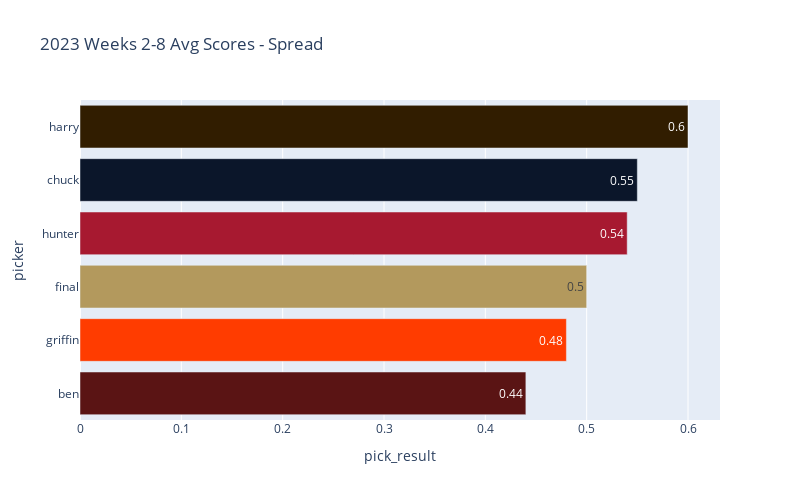
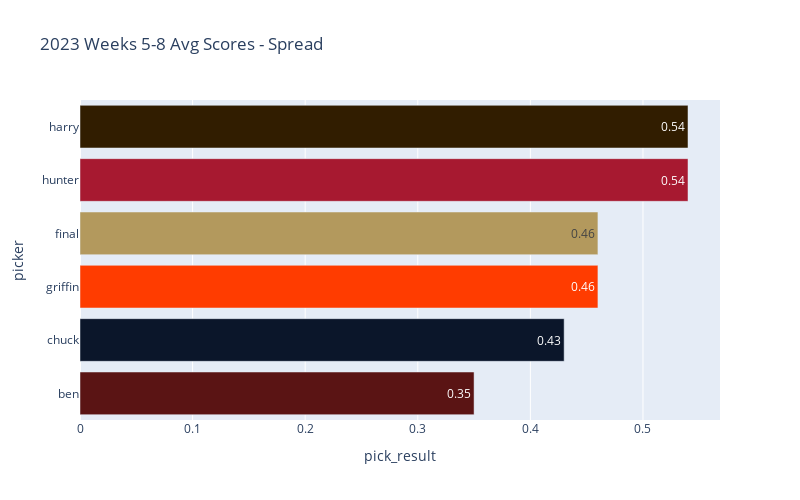

Source (notebook cell) for these figures, in order:
### Code cell
homers.plot_scores(season_df, 'spread_pick', agg_sum=False)
latest_week = max(season_df[season_df['season'] == max(season_df['season'])]['week'])
last_4_week_criteria = season_df['week'] > latest_week - 4
homers.plot_scores(season_df[last_4_week_criteria], 'spread_pick', agg_sum=False)

### Figure 1 — Plotly figure (JSON) as saved in the notebook; plotly's stock layout.template omitted (floating-point values rounded to 4 significant figures)
{"data": [{"alignmentgroup": "True", "hovertemplate": "picker=%{y}<br>pick_result=%{x}<extra></extra>", "legendgroup": "harry", "marker": {"color": "#311D00", "pattern": {"shape": ""}}, "name": "harry", "offsetgroup": "harry", "orientation": "h", "showlegend": false, "textposition": "auto", "texttemplate": "%{x}", "type": "bar", "x": [0.6], "xaxis": "x", "y": ["harry"], "yaxis": "y"}, {"alignmentgroup": "True", "hovertemplate": "picker=%{y}<br>pick_result=%{x}<extra></extra>", "legendgroup": "chuck", "marker": {"color": "#0B162A", "pattern": {"shape": ""}}, "name": "chuck", "offsetgroup": "chuck", "orientation": "h", "showlegend": false, "textposition": "auto", "texttemplate": "%{x}", "type": "bar", "x": [0.55], "xaxis": "x", "y": ["chuck"], "yaxis": "y"}, {"alignmentgroup": "True", "hovertemplate": "picker=%{y}<br>pick_result=%{x}<extra></extra>", "legendgroup": "hunter", "marker": {"color": "#A71930", "pattern": {"shape": ""}}, "name": "hunter", "offsetgroup": "hunter", "orientation": "h", "showlegend": false, "textposition": "auto", "texttemplate": "%{x}", "type": "bar", "x": [0.54], "xaxis": "x", "y": ["hunter"], "yaxis": "y"}, {"alignmentgroup": "True", "hovertemplate": "picker=%{y}<br>pick_result=%{x}<extra></extra>", "legendgroup": "final", "marker": {"color": "#B3995D", "pattern": {"shape": ""}}, "name": "final", "offsetgroup": "final", "orientation": "h", "showlegend": false, "textposition": "auto", "texttemplate": "%{x}", "type": "bar", "x": [0.5], "xaxis": "x", "y": ["final"], "yaxis": "y"}, {"alignmentgroup": "True", "hovertemplate": "picker=%{y}<br>pick_result=%{x}<extra></extra>", "legendgroup": "griffin", "marker": {"color": "#FF3C00", "pattern": {"shape": ""}}, "name": "griffin", "offsetgroup": "griffin", "orientation": "h", "showlegend": false, "textposition": "auto", "texttemplate": "%{x}", "type": "bar", "x": [0.48], "xaxis": "x", "y": ["griffin"], "yaxis": "y"}, {"alignmentgroup": "True", "hovertemplate": "picker=%{y}<br>pick_result=%{x}<extra></extra>", "legendgroup": "ben", "marker": {"color": "#5A1414", "pattern": {"shape": ""}}, "name": "ben", "offsetgroup": "ben", "orientation": "h", "showlegend": false, "textposition": "auto", "texttemplate": "%{x}", "type": "bar", "x": [0.44], "xaxis": "x", "y": ["ben"], "yaxis": "y"}], "layout": {"barmode": "relative", "height": 500, "legend": {"title": {"text": "picker"}, "tracegroupgap": 0}, "title": {"text": "2023 Weeks 2-8 Avg Scores - Spread"}, "width": 800, "xaxis": {"anchor": "y", "domain": [0, 1], "title": {"text": "pick_result"}}, "yaxis": {"anchor": "x", "categoryarray": ["ben", "griffin", "final", "hunter", "chuck", "harry"], "categoryorder": "array", "domain": [0, 1], "title": {"text": "picker"}}}}

### Figure 2 — Plotly figure (JSON) as saved in the notebook; plotly's stock layout.template omitted (floating-point values rounded to 4 significant figures)
{"data": [{"alignmentgroup": "True", "hovertemplate": "picker=%{y}<br>pick_result=%{x}<extra></extra>", "legendgroup": "harry", "marker": {"color": "#311D00", "pattern": {"shape": ""}}, "name": "harry", "offsetgroup": "harry", "orientation": "h", "showlegend": false, "textposition": "auto", "texttemplate": "%{x}", "type": "bar", "x": [0.54], "xaxis": "x", "y": ["harry"], "yaxis": "y"}, {"alignmentgroup": "True", "hovertemplate": "picker=%{y}<br>pick_result=%{x}<extra></extra>", "legendgroup": "hunter", "marker": {"color": "#A71930", "pattern": {"shape": ""}}, "name": "hunter", "offsetgroup": "hunter", "orientation": "h", "showlegend": false, "textposition": "auto", "texttemplate": "%{x}", "type": "bar", "x": [0.54], "xaxis": "x", "y": ["hunter"], "yaxis": "y"}, {"alignmentgroup": "True", "hovertemplate": "picker=%{y}<br>pick_result=%{x}<extra></extra>", "legendgroup": "final", "marker": {"color": "#B3995D", "pattern": {"shape": ""}}, "name": "final", "offsetgroup": "final", "orientation": "h", "showlegend": false, "textposition": "auto", "texttemplate": "%{x}", "type": "bar", "x": [0.46], "xaxis": "x", "y": ["final"], "yaxis": "y"}, {"alignmentgroup": "True", "hovertemplate": "picker=%{y}<br>pick_result=%{x}<extra></extra>", "legendgroup": "griffin", "marker": {"color": "#FF3C00", "pattern": {"shape": ""}}, "name": "griffin", "offsetgroup": "griffin", "orientation": "h", "showlegend": false, "textposition": "auto", "texttemplate": "%{x}", "type": "bar", "x": [0.46], "xaxis": "x", "y": ["griffin"], "yaxis": "y"}, {"alignmentgroup": "True", "hovertemplate": "picker=%{y}<br>pick_result=%{x}<extra></extra>", "legendgroup": "chuck", "marker": {"color": "#0B162A", "pattern": {"shape": ""}}, "name": "chuck", "offsetgroup": "chuck", "orientation": "h", "showlegend": false, "textposition": "auto", "texttemplate": "%{x}", "type": "bar", "x": [0.43], "xaxis": "x", "y": ["chuck"], "yaxis": "y"}, {"alignmentgroup": "True", "hovertemplate": "picker=%{y}<br>pick_result=%{x}<extra></extra>", "legendgroup": "ben", "marker": {"color": "#5A1414", "pattern": {"shape": ""}}, "name": "ben", "offsetgroup": "ben", "orientation": "h", "showlegend": false, "textposition": "auto", "texttemplate": "%{x}", "type": "bar", "x": [0.35], "xaxis": "x", "y": ["ben"], "yaxis": "y"}], "layout": {"barmode": "relative", "height": 500, "legend": {"title": {"text": "picker"}, "tracegroupgap": 0}, "title": {"text": "2023 Weeks 5-8 Avg Scores - Spread"}, "width": 800, "xaxis": {"anchor": "y", "domain": [0, 1], "title": {"text": "pick_result"}}, "yaxis": {"anchor": "x", "categoryarray": ["ben", "chuck", "griffin", "final", "hunter", "harry"], "categoryorder": "array", "domain": [0, 1], "title": {"text": "picker"}}}}
